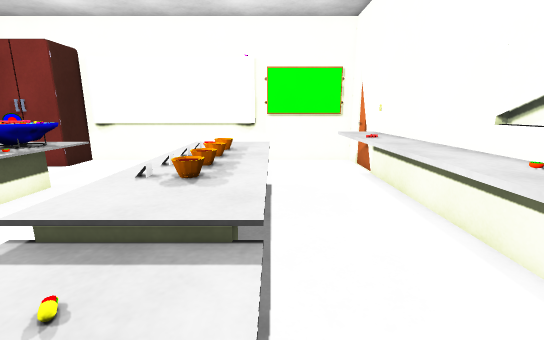
View 1 (above)

12 first-person views from a walk through a 3-D level made in the Unity game engine. The camera is 1.4 m above the floor, tilts 12° down and sees 90° across. The floor is counted in squares, 0.45 m on a side. Each view is taken from the middle of a square. On the plan, view 1 faces up. The plan holds only what a view shows up to about 20 squares ahead; the rest is blank. The player character is not drawn. Some surface patterns are stand-ins.

View 2
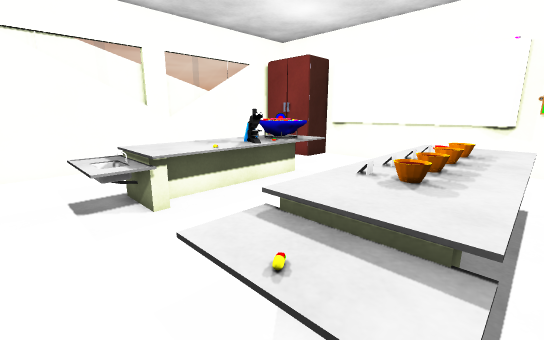

View 3
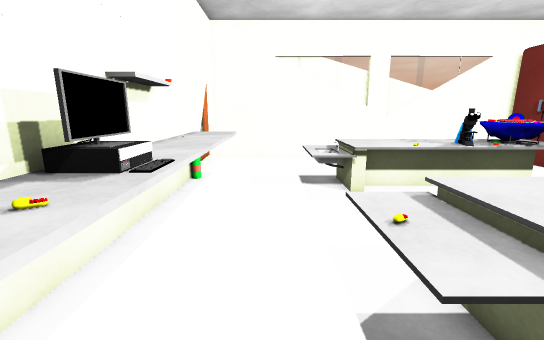

View 4
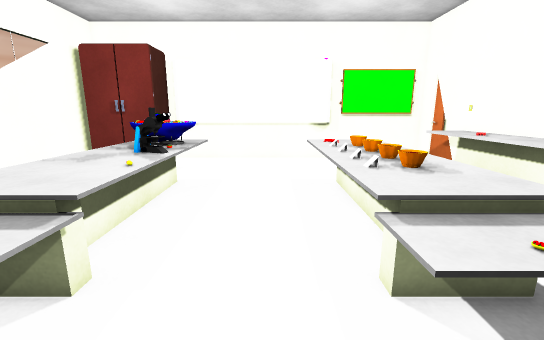

View 5
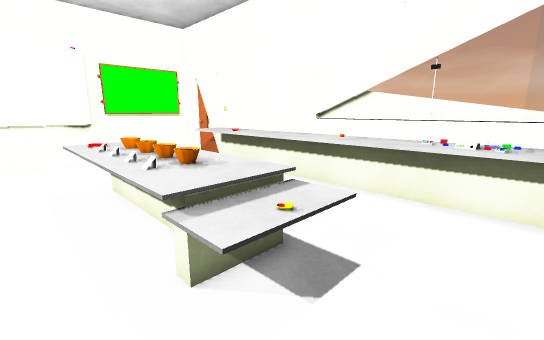

View 6
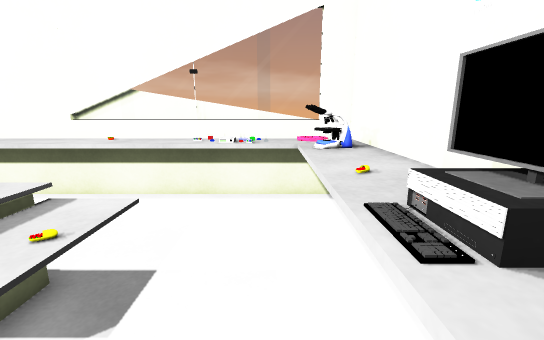

View 7
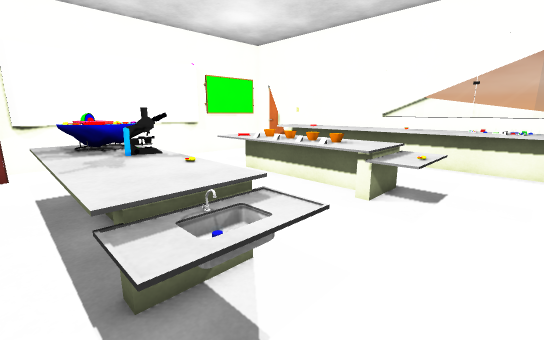

View 8
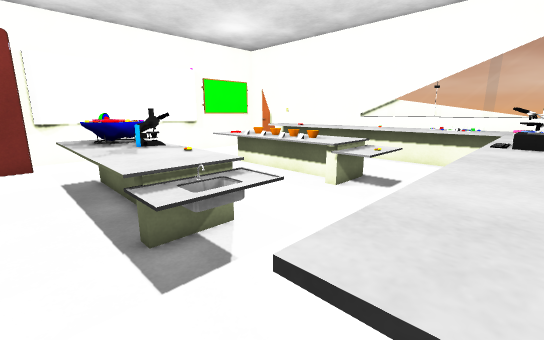

View 9
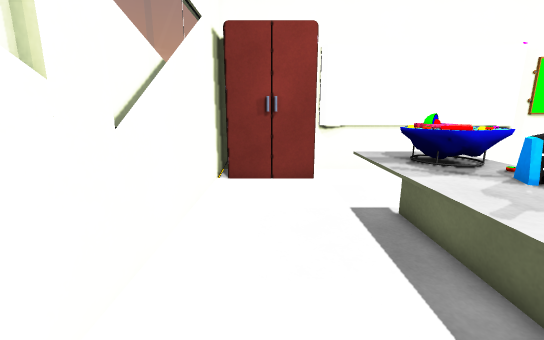

View 10
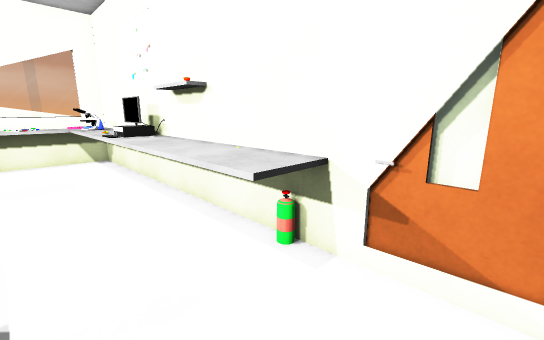

View 11
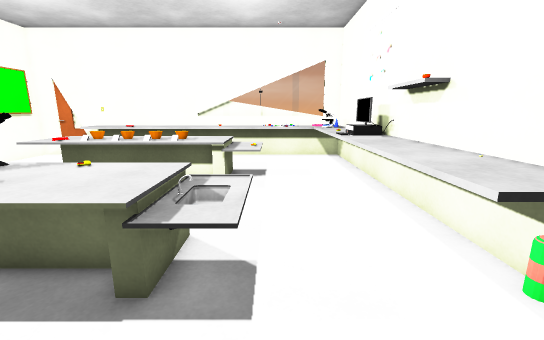

View 12
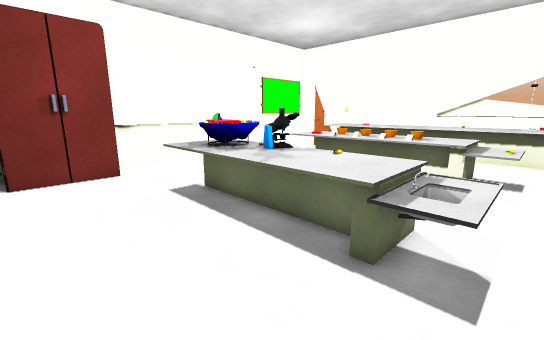

### Floor plan
Key: @ floor where view 1 was taken; # wall or solid block; . floor; = window, fence, low wall or low ledge; ^ raised ledge; O other object.
Columns run from 17 left of view 1 to 6 right of it. Each row starts with its distance up from view 1.
 18      ##################
 17      ##...............#
 16     ##................##
 15 #### .................#
 14 #....................^^
 13 #....................^O
 12 #.....^^^^....^^^^...^^
 11 #.....^OO^....^^^^...^^
 10 #.....OOO#....OO^^...^^
  9 #.....^OO^....OOO^...^^
  8 =.....^^O^....OOO^...^^
  7 #.....^^^O....OOO^...^^
  6 #.....^^^^....^O^^...^^#
  5 #.....^^^^....OOO^...^^#
  4 #.....^^^^....^^^^...^^#
  3 #.....^^^^....^^^^...^^#
  2 #.....^^^^....^^^^...O^#
  1 #....................O #
  0 #................@..=O^#
 -1 #.................... ^#
 -2 #....^^^^^^^^^^^^^^.^^^#
 -3 #....^^^^^^^^^^^^^^OO^^
 -4 ###= ##################

Where each view was taken, in squares from view 1:
view 1: 0 up, 0 right, facing up
view 2: 0 up, 0 right, facing up-left
view 3: 0 up, 2 right, facing left
view 4: 1 down, 5 left, facing up
view 5: 1 down, 5 left, facing up-right
view 6: 1 down, 5 left, facing right
view 7: 1 down, 12 left, facing up-right
view 8: 3 down, 13 left, facing up-right
view 9: 3 up, 14 left, facing up
view 10: 1 up, 15 left, facing down-right
view 11: 1 up, 15 left, facing right
view 12: 1 up, 16 left, facing up-right
